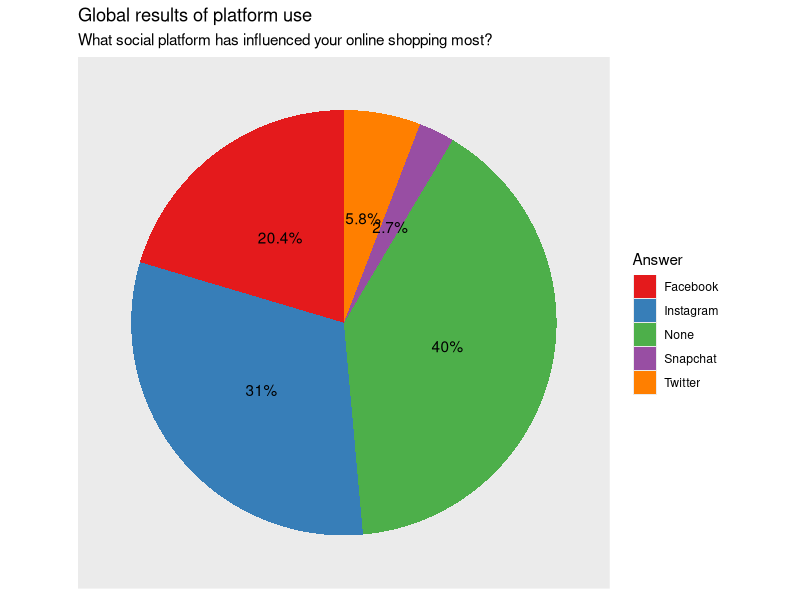

Write the R code that produced this figure.
# ================================ setup ======================================
library(tidyverse)

data = read.csv("data/Whatsgoodly - Thought Catalog Influencers.csv", stringsAsFactors = FALSE)

platform_df <- data %>% 
  filter(grepl("social platform", Question))

# ==================== gathering relevant data for charts =====================
global_results <- platform_df %>% 
  filter(Segment.Description == "Global results", )


# =============================== charts ======================================

# pie chart of global results
platform_all <- ggplot(data = global_results, aes(x = "", y = Count, fill = Answer)) +
  geom_bar(width = 1, stat = "identity") +
  geom_text(label = paste0(pull(global_results, Percentage) * 100, "%"),
            position = position_stack(vjust = 0.5)
  ) +
  coord_polar("y", start = 0) +
  scale_fill_brewer(palette = "Set1") +
  labs(
    title = "Global results of platform use",
    subtitle = global_results$Question
  ) +
  theme(
    axis.title.x = element_blank(),
    axis.title.y = element_blank(),
    axis.text = element_blank(),
    axis.ticks = element_blank(),
    panel.grid = element_blank()
  )

